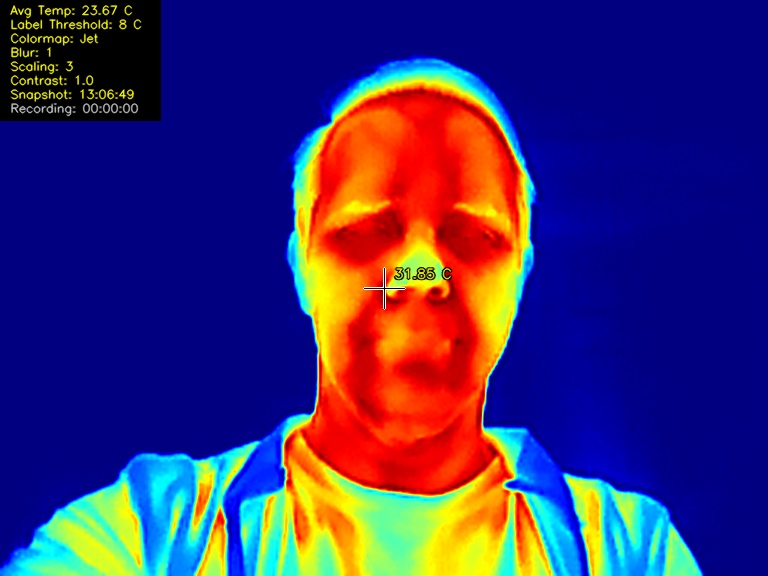
#> input picture media/TC00120230701-130655.png, 768 x 576 px, given in place of the camera
$ python tc001v4.2.py
#> lines starting #> are read from the running program, lines starting #| are printed output that depends on the picture
#!/usr/bin/env python3
'''
Les Wright 21 June 2023
https://youtube.com/leslaboratory
A Python program to read, parse and display thermal data from the Topdon TC001 Thermal camera!
'''
print('Les Wright 21 June 2023')
print('https://youtube.com/leslaboratory')
print('A Python program to read, parse and display thermal data from the Topdon TC001 Thermal camera!')
print('')
print('Tested on Debian all features are working correctly')
print('This will work on the Pi However a number of workarounds are implemented!')
print('Seemingly there are bugs in the compiled version of cv2 that ships with the Pi!')
print('')
print('Key Bindings:')
print('')
print('a z: Increase/Decrease Blur')
print('s x: Floating High and Low Temp Label Threshold')
print('d c: Change Interpolated scale Note: This will not change the window size on the Pi')
print('f v: Contrast')
print('q w: Fullscreen Windowed (note going back to windowed does not seem to work on the Pi!)')
print('r t: Record and Stop')
print('p : Snapshot')
print('m : Cycle through ColorMaps')
print('h : Toggle HUD')

import cv2
import numpy as np
import argparse
import time
import io
import random
import copy
#We need to know if we are running on the Pi, because openCV behaves a little oddly on all the builds!
#https://raspberrypi.stackexchange.com/questions/5100/detect-that-a-python-program-is-running-on-the-pi
def is_raspberrypi():
    try:
        with io.open('/sys/firmware/devicetree/base/model', 'r') as m:
            if 'raspberry pi' in m.read().lower(): return True
    except Exception: pass
    return False

isPi = is_raspberrypi()

parser = argparse.ArgumentParser()
parser.add_argument("--device", type=int, default=0, help="Video Device number e.g. 0, use v4l2-ctl --list-devices")
args = parser.parse_args()

if args.device:
	dev = args.device
else:
	dev = 0

#init video
cap = cv2.VideoCapture('/dev/video'+str(dev), cv2.CAP_V4L)
#cap = cv2.VideoCapture(0)
#pull in the video but do NOT automatically convert to RGB, else it breaks the temperature data!
#https://stackoverflow.com/questions/63108721/opencv-setting-videocap-property-to-cap-prop-convert-rgb-generates-weird-boolean
if isPi == True:
	cap.set(cv2.CAP_PROP_CONVERT_RGB, 0.0)
else:
	cap.set(cv2.CAP_PROP_CONVERT_RGB, 0)

#256x192 General settings
width = 256 #Sensor width
height = 192 #sensor height
hpos = 0.5
vpos = 0.5
scale = 5 #scale multiplier
newWidth = width*scale
newHeight = height*scale
alpha = 1.0 # Contrast control (1.0-3.0)
colormap = 0
font=cv2.FONT_HERSHEY_SIMPLEX
dispFullscreen = False
cv2.namedWindow('Thermal',cv2.WINDOW_GUI_NORMAL)
cv2.resizeWindow('Thermal', newWidth,newHeight)
rad = 0 #blur radius
threshold = 2
hud = True
recording = False
elapsed = "00:00:00"
curr_time = "None"
sensor_list = []
def rec():
	now = time.strftime("%Y%m%d--%H%M%S")
	#do NOT use mp4 here, it is flakey!
	videoOut = cv2.VideoWriter(now+'output.avi', cv2.VideoWriter_fourcc(*'XVID'),25, (newWidth,newHeight))
	return(videoOut)


class SensorPoint:
	def __init__(self, hpos, vpos, id):
		self.hpos = copy.copy(hpos)
		self.vpos = copy.copy(vpos)
		self.name = name="TT-{}".format(id)


	def display(self):
		hi = thdata[int(height*self.vpos)][int(width*self.hpos)][0]
		lo = thdata[int(height*self.vpos)][int(width*self.hpos)][1]
		#print(hi,lo)
		lo = lo*256
		rawtemp = hi+lo
		#print(rawtemp)
		self.temp = (rawtemp/64)-273.15
		self.temp = round(self.temp,2)
		# draw crosshairs
		cv2.line(heatmap,(int(newWidth*self.hpos),int(newHeight*self.vpos)+20),\
		(int(newWidth*self.hpos),int(newHeight*self.vpos)-20),(255,255,255),2) #vline
		cv2.line(heatmap,(int(newWidth*self.hpos)+20,int(newHeight*self.vpos)),\
		(int(newWidth*self.hpos)-20,int(newHeight*self.vpos)),(255,255,255),2) #hline

		cv2.line(heatmap,(int(newWidth*self.hpos),int(newHeight*self.vpos)+20),\
		(int(newWidth*self.hpos),int(newHeight*self.vpos)-20),(0,0,0),1) #vline
		cv2.line(heatmap,(int(newWidth*self.hpos)+20,int(newHeight*self.vpos)),\
		(int(newWidth*self.hpos)-20,int(newHeight*self.vpos)),(0,0,0),1) #hline
		#show temp
		cv2.putText(heatmap,str(self.temp)+' C', (int(newWidth*self.hpos)+10, int(newHeight*self.vpos)-10),\
		cv2.FONT_HERSHEY_SIMPLEX, 0.45,(0, 0, 0), 2, cv2.LINE_AA)
		cv2.putText(heatmap,str(self.temp)+' C', (int(newWidth*self.hpos)+10, int(newHeight*self.vpos)-10),\
		cv2.FONT_HERSHEY_SIMPLEX, 0.45,(0, 255, 255), 1, cv2.LINE_AA)
		#show name
		cv2.putText(heatmap,str(self.name), (int(newWidth*self.hpos)+10, int(newHeight*self.vpos)-25),\
		cv2.FONT_HERSHEY_SIMPLEX, 0.45,(0, 0, 0), 2, cv2.LINE_AA)
		cv2.putText(heatmap,str(self.name), (int(newWidth*self.hpos)+10, int(newHeight*self.vpos)-25),\
		cv2.FONT_HERSHEY_SIMPLEX, 0.45,(0, 255, 255), 1, cv2.LINE_AA)


while(cap.isOpened()):
	# Capture frame-by-frame
	ret, frame = cap.read()
#> frame is the input picture: shape (576, 768, 3); mean B, G, R 106.8, 46.8, 61.3
	if ret == True:
		imdata,thdata = np.array_split(frame, 2)
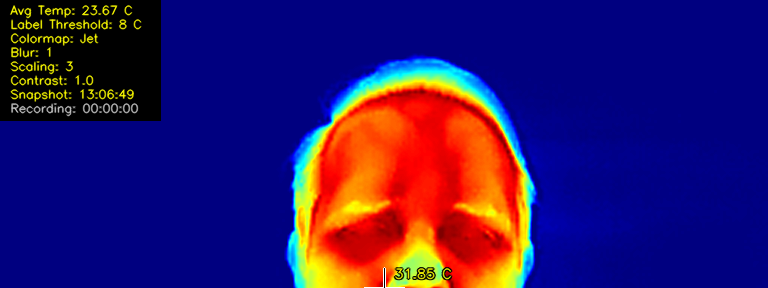
#> imdata: shape (288, 768, 3); mean B, G, R 99.2, 23, 47.2
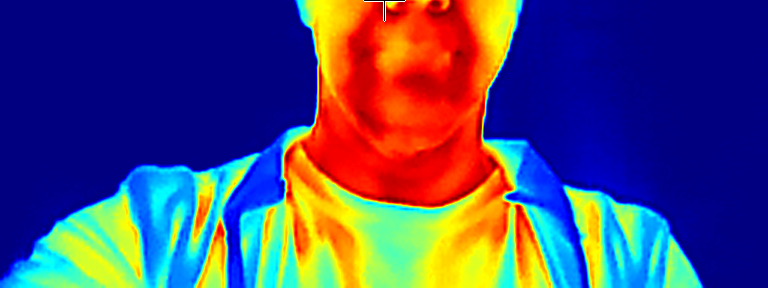
#> thdata: shape (288, 768, 3); mean B, G, R 114.3, 70.6, 75.4
		#now parse the data from the bottom frame and convert to temp!
		#https://www.eevblog.com/forum/thermal-imaging/infiray-and-their-p2-pro-discussion/200/
		#Huge props to LeoDJ for figuring out how the data is stored and how to compute temp from it.
		#grab data from the center pixel...
		hi = thdata[int(height*vpos)][int(width*hpos)][0]
#> hi = 128
		lo = thdata[int(height*vpos)][int(width*hpos)][1]
#> lo = 0
		#print(hi,lo)
		lo = lo*256
		rawtemp = hi+lo
#> rawtemp = 128
		#print(rawtemp)
		temp = (rawtemp/64)-273.15
#> temp = -271.1
		temp = round(temp,2)
		#print(temp)
		#break

		#find the max temperature in the frame
		lomax = thdata[...,1].max()
#> lomax = 255
		posmax = thdata[...,1].argmax()
#> posmax = 299
		#since argmax returns a linear index, convert back to row and col
		mcol,mrow = divmod(posmax,width)
#> mcol = 1; mrow = 43
		himax = thdata[mcol][mrow][0]
#> himax = 128
		lomax=lomax*256
#> lomax = 65280
		maxtemp = himax+lomax
#> maxtemp = 65408
		maxtemp = (maxtemp/64)-273.15
#> maxtemp = 748.9
		maxtemp = round(maxtemp,2)


		#find the lowest temperature in the frame
		lomin = thdata[...,1].min()
#> lomin = 0
		posmin = thdata[...,1].argmin()
#> posmin = 0
		#since argmax returns a linear index, convert back to row and col
		lcol,lrow = divmod(posmin,width)
#> lcol = 0; lrow = 0
		himin = thdata[lcol][lrow][0]
#> himin = 128
		lomin=lomin*256
		mintemp = himin+lomin
#> mintemp = 128
		mintemp = (mintemp/64)-273.15
#> mintemp = -271.1
		mintemp = round(mintemp,2)

		#find the average temperature in the frame
		loavg = thdata[...,1].mean()
#> loavg = 70.61
		hiavg = thdata[...,0].mean()
#> hiavg = 114.3
		loavg=loavg*256
#> loavg = 18076.1
		avgtemp = loavg+hiavg
#> avgtemp = 18190.4
		avgtemp = (avgtemp/64)-273.15
#> avgtemp = 11.07
		avgtemp = round(avgtemp,2)


		# Convert the real image to RGB
#> (the run stopped early here; a loop or call above may not have finished)

$ run again, on media/TC00120230701-130753.png
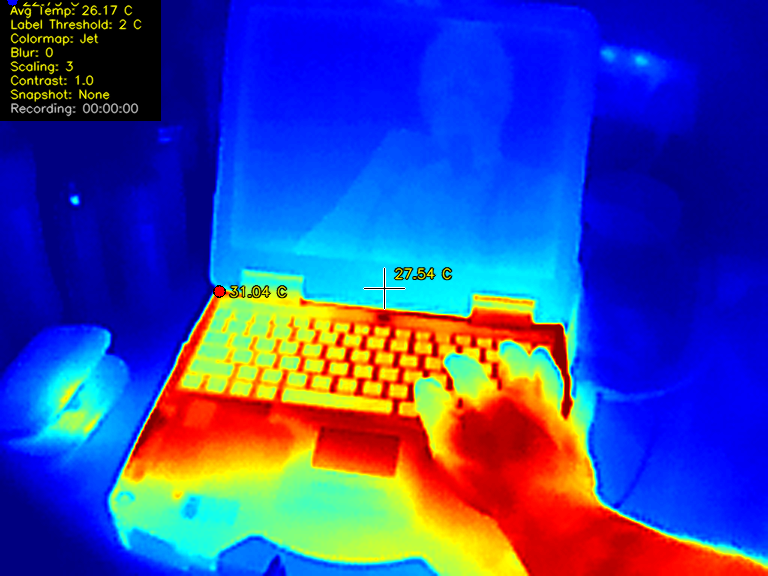
#> input picture media/TC00120230701-130753.png, 768 x 576 px, given in place of the camera
#> frame is the input picture: shape (576, 768, 3); mean B, G, R 159, 70.2, 57.3
#> `imdata,thdata = np.array_split(frame, 2)`:
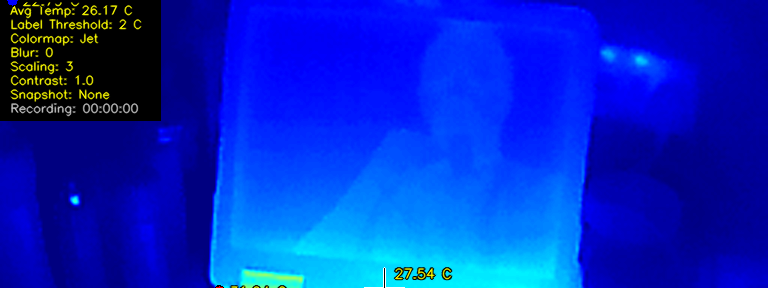
#> imdata: shape (288, 768, 3); mean B, G, R 194, 40.3, 2.9
#> `imdata,thdata = np.array_split(frame, 2)`:
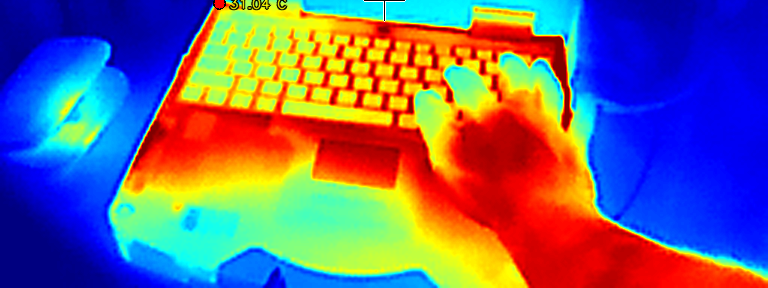
#> thdata: shape (288, 768, 3); mean B, G, R 124.1, 100.2, 111.8
#> hi = 255
#> `lo = thdata[int(height*vpos)][int(width*hpos)][1]`: lo = 72
#> `lo = lo*256`: lo = 18432
#> rawtemp = 18687
#> temp = 18.83
#> `lomax = thdata[...,1].max()`: lomax = 255
#> posmax = 225
#> mcol = 0; mrow = 225
#> himax = 230
#> `lomax=lomax*256`: lomax = 65280
#> `maxtemp = himax+lomax`: maxtemp = 65510
#> `maxtemp = (maxtemp/64)-273.15`: maxtemp = 750.4
#> lomin = 0
#> himin = 148
#> `mintemp = (mintemp/64)-273.15`: mintemp = -270.8
#> `loavg = thdata[...,1].mean()`: loavg = 100.2
#> hiavg = 124.1
#> `loavg=loavg*256`: loavg = 25645.2
#> `avgtemp = loavg+hiavg`: avgtemp = 25769.3
#> `avgtemp = (avgtemp/64)-273.15`: avgtemp = 129.5

$ run again, on media/TC00120230701-130850.png
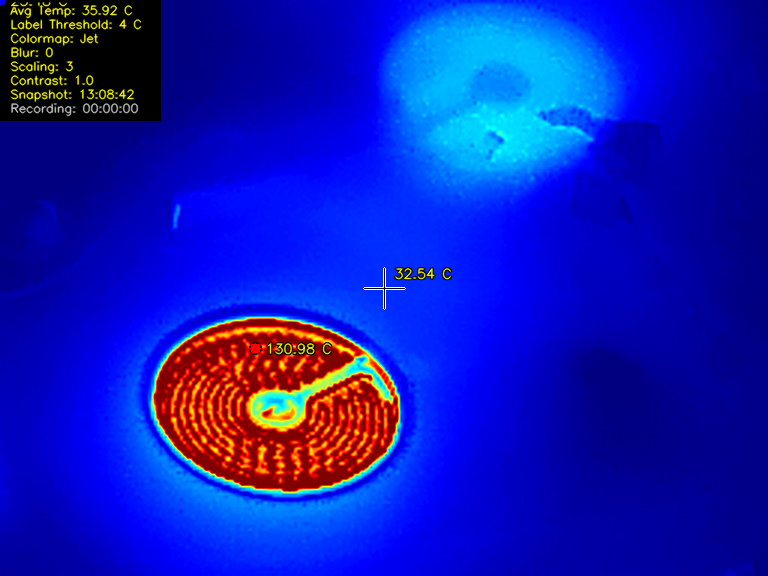
#> input picture media/TC00120230701-130850.png, 768 x 576 px, given in place of the camera
#> frame is the input picture: shape (576, 768, 3); mean B, G, R 180.5, 26.3, 15.2
#> `imdata,thdata = np.array_split(frame, 2)`:
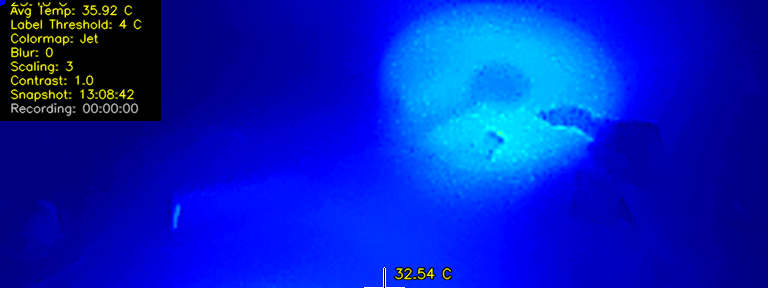
#> imdata: shape (288, 768, 3); mean B, G, R 187.4, 31.2, 2.7
#> `imdata,thdata = np.array_split(frame, 2)`:
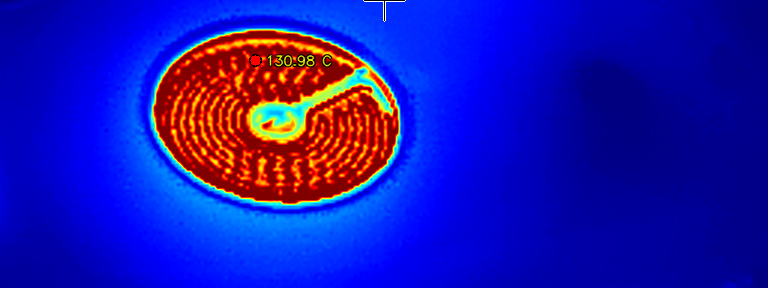
#> thdata: shape (288, 768, 3); mean B, G, R 173.7, 21.4, 27.6
#> hi = 255
#> `lo = thdata[int(height*vpos)][int(width*hpos)][1]`: lo = 64
#> `lo = lo*256`: lo = 16384
#> rawtemp = 16639
#> temp = -13.17
#> `lomax = thdata[...,1].max()`: lomax = 255
#> posmax = 363
#> mcol = 1; mrow = 107
#> himax = 200
#> `lomax=lomax*256`: lomax = 65280
#> `maxtemp = himax+lomax`: maxtemp = 65480
#> `maxtemp = (maxtemp/64)-273.15`: maxtemp = 750
#> lomin = 0
#> himin = 140
#> `mintemp = (mintemp/64)-273.15`: mintemp = -271
#> `loavg = thdata[...,1].mean()`: loavg = 21.38
#> hiavg = 173.7
#> `loavg=loavg*256`: loavg = 5474.3
#> `avgtemp = loavg+hiavg`: avgtemp = 5648
#> `avgtemp = (avgtemp/64)-273.15`: avgtemp = -184.9

$ run again, on media/TC00120230701-130918.png
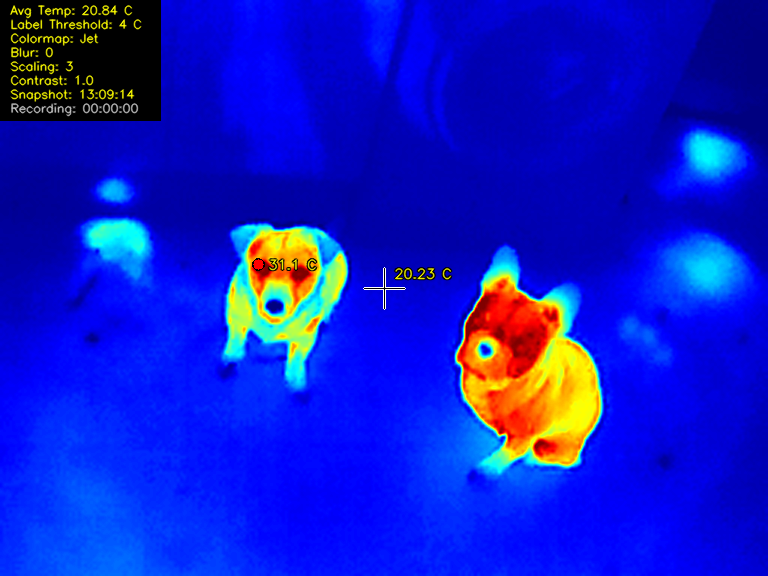
#> input picture media/TC00120230701-130918.png, 768 x 576 px, given in place of the camera
#> frame is the input picture: shape (576, 768, 3); mean B, G, R 198.9, 27.2, 15.5
#> `imdata,thdata = np.array_split(frame, 2)`:
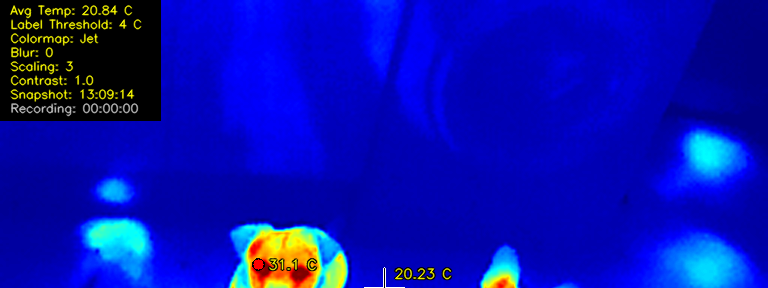
#> imdata: shape (288, 768, 3); mean B, G, R 174.6, 16.4, 7.6
#> `imdata,thdata = np.array_split(frame, 2)`:
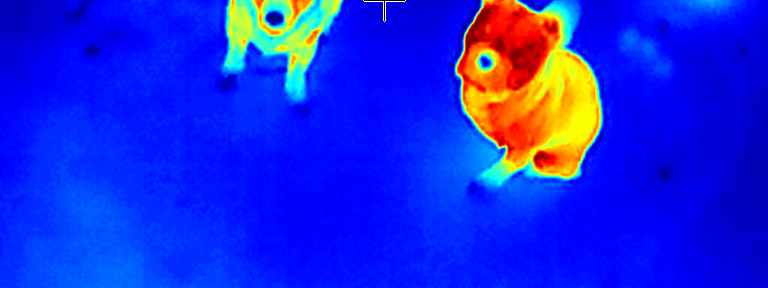
#> thdata: shape (288, 768, 3); mean B, G, R 223.2, 38.1, 23.4
#> hi = 255
#> `lo = thdata[int(height*vpos)][int(width*hpos)][1]`: lo = 24
#> `lo = lo*256`: lo = 6144
#> rawtemp = 6399
#> temp = -173.2
#> `lomax = thdata[...,1].max()`: lomax = 255
#> posmax = 230
#> mcol = 0; mrow = 230
#> himax = 130
#> `lomax=lomax*256`: lomax = 65280
#> `maxtemp = himax+lomax`: maxtemp = 65410
#> `maxtemp = (maxtemp/64)-273.15`: maxtemp = 748.9
#> lomin = 0
#> himin = 184
#> `mintemp = (mintemp/64)-273.15`: mintemp = -270.3
#> `loavg = thdata[...,1].mean()`: loavg = 38.06
#> hiavg = 223.2
#> `loavg=loavg*256`: loavg = 9743.4
#> `avgtemp = loavg+hiavg`: avgtemp = 9966.6
#> `avgtemp = (avgtemp/64)-273.15`: avgtemp = -117.4
